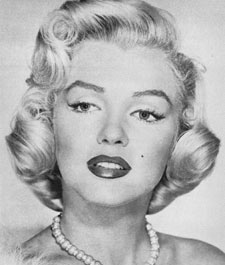
%> input picture hw2/data/marilyn.bmp, 225 x 265 px
$ octave --eval "proj1;"   (GNU Octave 9; MATLAB toolbox functions it lacks are replaced by stand-ins)
%> lines starting %> are read from the running program, lines starting %| are printed output that depends on the picture
### hw2/code/my_imfilter.m
function output = my_imfilter(image, filter, isfft)
% This function is intended to behave like the built in function imfilter()
% when operating in convolution mode. See 'help imfilter'.
% While "correlation" and "convolution" are both called filtering,
% there is a difference. From 'help filter2':
%    2-D correlation is related to 2-D convolution by a 180 degree rotation
%    of the filter matrix.

% Your function should meet the requirements laid out on the project webpage.

% Boundary handling can be tricky as the filter can't be centered on pixels
% at the image boundary without parts of the filter being out of bounds. If
% we look at 'help imfilter', we see that there are several options to deal
% with boundaries.
% Please recreate the default behavior of imfilter:
% to pad the input image with zeros, and return a filtered image which matches
% the input image resolution.
% A better approach is to mirror or reflect the image content in the padding.

% Uncomment to call imfilter to see the desired behavior.
% output = imfilter(image, filter, 'conv');

%%%%%%%%%%%%%%%%
% Your code here
%%%%%%%%%%%%%%%%

if ~exist('isfft', 'var')
    isfft = 0;
end

[m, n] = size(image(:,:,1));
[m_, n_] = size(filter);

if (mod(m_, 2) == 0 || mod(n_, 2) == 0)
    error('Invalid filter: Even dimension');
end

pad_m = (m_ - 1) ./ 2;
pad_n = (n_ - 1) ./ 2;

M = m + pad_m * 2;
N = n + pad_n * 2;

reflected_image = padarray(image, [pad_m pad_n 0], 'symmetric', 'both');

if (isfft == 1)
    low_pass_image = ifft2(fft2(reflected_image) .* fft2(filter, M, N));

    output = real(low_pass_image(m_ : (m + m_ - 1), n_ : (n + n_ - 1), :));
else
    filter = flipud(fliplr(filter));
    temp = zeros([M N 3]);
    for i = 1:3
        for x = pad_m + 1 : (pad_m + m)
            for y = pad_n + 1 : (pad_n + n)
                for k = -1 * pad_m : pad_m
                    for l = -1 * pad_n : pad_n
                        reflected_image(x + k, y + l, i);
                        filter(k + pad_m + 1, l + pad_n + 1);
                        temp(x, y, i) = temp(x, y, i) + reflected_image(x + k, y + l, i) * filter(k + pad_m + 1, l + pad_n + 1);
                    end
                end
            end
        end
    end

    output = real(temp(pad_m + 1: (m + pad_m), pad_n + 1 : (n + pad_n), :));
end

### hw2/code/gen_hybrid_image.m
function [hybrid_image,low_frequencies,high_frequencies] = gen_hybrid_image( image1, image2, cutoff_frequency )
% Inputs:
% - image1 -> The image from which to take the low frequencies.
% - image2 -> The image from which to take the high frequencies.
% - cutoff_frequency -> The standard deviation, in pixels, of the Gaussian
%                       blur that will remove high frequencies.
%
% Task:
% - Use my_imfilter to create 'low_frequencies' and 'high_frequencies'.
% - Combine them to create 'hybrid_image'.

%%%%%%%%%%%%%%%%%%%%%%%%%%%%%%%%%%%%%%%%%%%%%%%%%%%%%%%%%%%%%%%%%%%%%%%%
% Remove the high frequencies from image1 by blurring it. The amount of
% blur that works best will vary with different image pairs
%%%%%%%%%%%%%%%%%%%%%%%%%%%%%%%%%%%%%%%%%%%%%%%%%%%%%%%%%%%%%%%%%%%%%%%%
filter = fspecial('Gaussian', cutoff_frequency*4+1, cutoff_frequency);
low_frequencies = my_imfilter(image1, filter);

%%%%%%%%%%%%%%%%%%%%%%%%%%%%%%%%%%%%%%%%%%%%%%%%%%%%%%%%%%%%%%%%%%%%%%%%
% Remove the low frequencies from image2. The easiest way to do this is to
% subtract a blurred version of image2 from the original version of image2.
% This will give you an image centered at zero with negative values.
%%%%%%%%%%%%%%%%%%%%%%%%%%%%%%%%%%%%%%%%%%%%%%%%%%%%%%%%%%%%%%%%%%%%%%%%
high_frequencies = im2double(image2) - my_imfilter(image2, filter);

%%%%%%%%%%%%%%%%%%%%%%%%%%%%%%%%%%%%%%%%%%%%%%%%%%%%%%%%%%%%%%%%%%%%%%%%
% Combine the high frequencies and low frequencies
%%%%%%%%%%%%%%%%%%%%%%%%%%%%%%%%%%%%%%%%%%%%%%%%%%%%%%%%%%%%%%%%%%%%%%%%
hybrid_image = low_frequencies + high_frequencies;

### hw2/code/hw2.m
function proj1()

% Before trying to construct hybrid images, it is suggested that you
% implement my_imfilter.m and then debug it using proj1_test_filtering.m

% Debugging tip: You can split your MATLAB code into cells using "%%"
% comments. The cell containing the cursor has a light yellow background,
% and you can press Ctrl+Enter to run just the code in that cell. This is
% useful when projects get more complex and slow to rerun from scratch

%% Setup
% Read images and convert to floating point format
image1 = im2single(imread('../data/marilyn.bmp'));
%> image1: size 265x225x3 single; min 0.051, max 0.957, mean 0.695
image2 = im2single(imread('../data/einstein.bmp'));
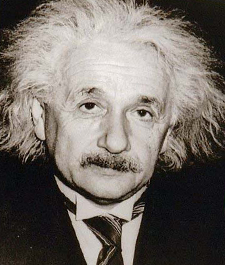
%> input picture hw2/data/einstein.bmp, 225 x 265 px

% For your write up, there are several additional test cases in 'data'.
% Feel free to make your own, too (you'll need to align the images in a
% photo editor such as Photoshop).
% The hybrid images will differ depending on which image you
% assign as image1 (which will provide the low frequencies) and which image
% you asign as image2 (which will provide the high frequencies)

%% Hybrid Image Construction
% cutoff_frequency is the standard deviation, in pixels, of the Gaussian
% blur that will remove high frequencies. You may tune this per image pair
% to achieve better results.
%
cutoff_frequency = 7;
[hybrid_image,low_frequencies,high_frequencies] = gen_hybrid_image( image1, image2, cutoff_frequency );
%> in my_imfilter, `[m, n] = size(image(:,:,1));`: m = 265; n = 225
%> in my_imfilter, `M = m + pad_m * 2;`: M = 293
%> in my_imfilter, `N = n + pad_n * 2;`: N = 253
%> in my_imfilter, `reflected_image = padarray(image, [pad_m pad_n 0], 'symmetric', 'both');`:
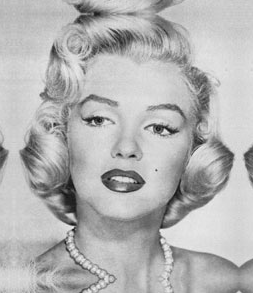
%> reflected_image: size 293x253x3 single; min 0.051, max 0.957, mean 0.704
%> in my_imfilter, `temp = zeros([M N 3]);`: temp: size 293x253x3 double; every value is 0

%% Visualize and save outputs
figure(1); imshow(low_frequencies);
figure(2); imshow(high_frequencies + 0.5);
vis = vis_hybrid_image(hybrid_image);
figure(3); imshow(vis);
imwrite(low_frequencies, 'low_frequencies.jpg', 'quality', 95);
imwrite(high_frequencies + 0.5, 'high_frequencies.jpg', 'quality', 95);
imwrite(hybrid_image, 'hybrid_image.jpg', 'quality', 95);
imwrite(vis, 'hybrid_image_scales.jpg', 'quality', 95);
%> (the run ends here)
